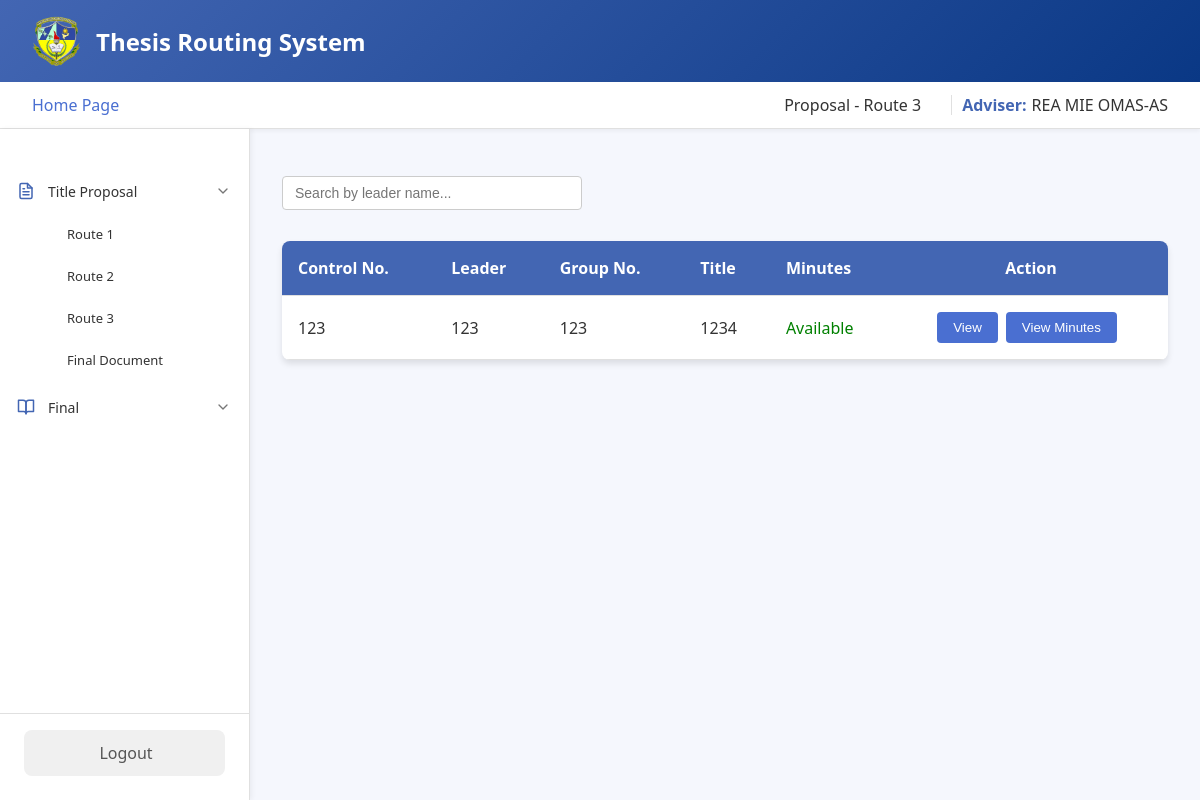
Before: /adviser/homepage/titleproposal/route3.php (signed in) with the older database file.
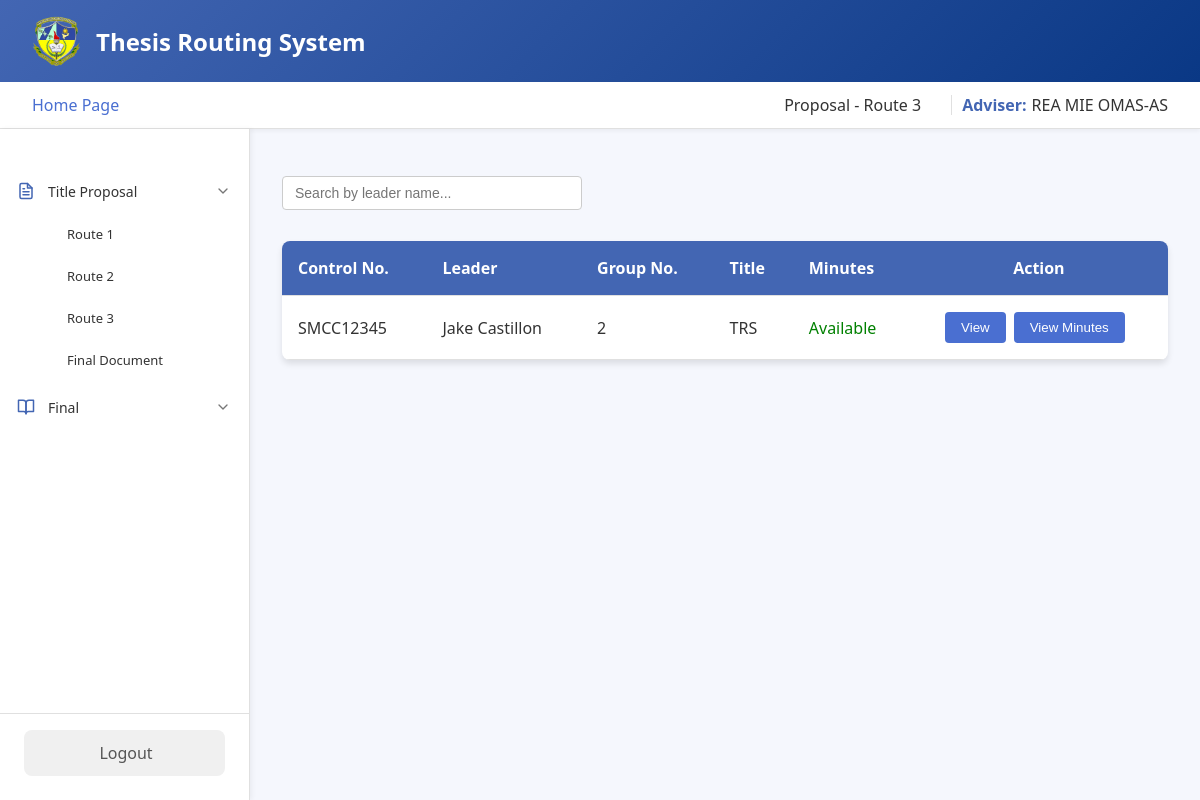
After: the same page with the newer database file.
### tables this page shows
CREATE TABLE `route3proposal_files` (
  `route3_id` int(11) NOT NULL,
  `student_id` varchar(50) DEFAULT NULL,
  `docuRoute3` varchar(255) DEFAULT NULL,
  `panel1_id` varchar(50) DEFAULT NULL,
  `panel2_id` varchar(50) DEFAULT NULL,
  `panel3_id` varchar(50) DEFAULT NULL,
  `panel4_id` varchar(50) DEFAULT NULL,
  `department` varchar(100) DEFAULT NULL,
  `date_submitted` datetime DEFAULT NULL,
  `adviser_id` int(255) NOT NULL,
  `controlNo` varchar(255) NOT NULL,
  `fullname` varchar(255) NOT NULL,
  `group_number` int(255) NOT NULL,
  `title` varchar(255) NOT NULL,
  `school_year` varchar(255) NOT NULL,
  `panel5_id` varchar(255) NOT NULL,
  `minutes` varchar(255) NOT NULL,
  `routeNumber` varchar(255) NOT NULL
);

### adviser/homepage/titleproposal/route3.php (the view, shortened to what the changed rows need)
<?php
include '../../../connection.php';
$adviser_id = $_SESSION['adviser_id'];
?>
<!DOCTYPE html>
<html lang="en">
<head>
</head>
<body>
    <div class="container">
        <div class="main-content">
            <div class="content" id="content-area">
            <?php
            $query = "
                SELECT
                    r3.docuRoute3,
                    r3.student_id,
                    r3.route3_id,
                    r3.department,
                    r3.group_number,
                    r3.controlNo,
                    r3.fullname,
                    r3.title,
                    r1.minutes
                FROM route3proposal_files r3
                LEFT JOIN route1proposal_files r1 ON r3.student_id = r1.student_id
                WHERE r3.adviser_id = ?";
            $stmt = $conn->prepare($query);
            $stmt->bind_param("s", $adviser_id);
            $stmt->execute();
            $result = $stmt->get_result();
            if ($result->num_rows > 0) {
                echo "
                <table>
                    <thead>
                        <tr>
                            <th>Control No.</th>
                            <th>Leader</th>
                            <th>Group No.</th>
                            <th>Title</th>
                            <th>Minutes</th>
                            <th class='action-label'>Action</th>
                        </tr>
                    </thead>
                    <tbody>
                ";
                while ($row = $result->fetch_assoc()) {
                    $filePath = htmlspecialchars($row['docuRoute3'], ENT_QUOTES);
                    $student_id = htmlspecialchars($row['student_id'], ENT_QUOTES);
                    $route3_id = htmlspecialchars($row['route3_id'], ENT_QUOTES);
                    $groupNo = htmlspecialchars($row['group_number'], ENT_QUOTES);
                    $controlNo = htmlspecialchars($row['controlNo'], ENT_QUOTES);
                    $fullName = htmlspecialchars($row['fullname'], ENT_QUOTES);
                    $title = htmlspecialchars($row['title'], ENT_QUOTES);
                    $minutes = htmlspecialchars($row['minutes'], ENT_QUOTES);
                    $minutesStatus = $minutes ? '<span style="color: green;">Available</span>' : '<span style="color: red;">Not Available</span>';
                    echo "
                        <tr>
                            <td>$controlNo</td>
                            <td>$fullName</td>
                            <td>$groupNo</td>
                            <td>$title</td>
                            <td>$minutesStatus</td>
                            <td style='text-align: center;'>
                                <button class='view-button' onclick=\"viewFile('$filePath', '$student_id', '$route3_id')\">View</button>";
                    if ($minutes) {
                        echo "<button class='view-button' onclick=\"viewMinutes('$minutes')\">View Minutes</button>";
                    }
                    echo "</td>
                        </tr>
                    ";
                }
                echo "
                    </tbody>
                </table>
                ";
            } else {
                echo "<p>No files uploaded yet.</p>";
            }
            ?>
            </div>
        </div>
    </div>
</html>

Changed rows visible on the page:
removed route3proposal_files: controlNo "123", fullname "123", group_number "123", title "1234"
added route3proposal_files: controlNo "SMCC12345", fullname "Jake Castillon", group_number "2", title "TRS"
